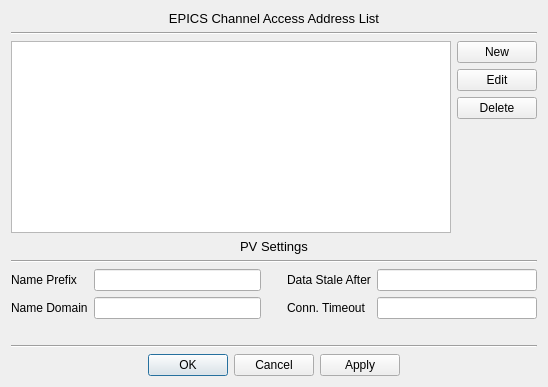
<?xml version="1.0" encoding="UTF-8"?>
<ui version="4.0">
 <class>CASettings</class>
 <widget class="QDialog" name="CASettings">
  <property name="geometry">
   <rect>
    <x>0</x>
    <y>0</y>
    <width>548</width>
    <height>387</height>
   </rect>
  </property>
  <property name="font">
   <font>
    <pointsize>9</pointsize>
    <weight>50</weight>
    <bold>false</bold>
    <underline>false</underline>
   </font>
  </property>
  <property name="windowTitle">
   <string>Channel Access Settings</string>
  </property>
  <layout class="QVBoxLayout" name="verticalLayout_5">
   <item>
    <layout class="QVBoxLayout" name="verticalLayout_2">
     <item>
      <widget class="QLabel" name="addressListLabel">
       <property name="font">
        <font>
         <pointsize>10</pointsize>
         <weight>50</weight>
         <bold>false</bold>
         <underline>false</underline>
        </font>
       </property>
       <property name="text">
        <string>EPICS Channel Access Address List</string>
       </property>
       <property name="alignment">
        <set>Qt::AlignCenter</set>
       </property>
      </widget>
     </item>
     <item>
      <widget class="Line" name="line_3">
       <property name="orientation">
        <enum>Qt::Horizontal</enum>
       </property>
      </widget>
     </item>
     <item>
      <layout class="QHBoxLayout" name="horizontalLayout">
       <item>
        <widget class="QListWidget" name="addressList">
         <property name="whatsThis">
          <string>List of addresses for the EPICS_CA_ADDR_LIST environment variable.</string>
         </property>
         <property name="alternatingRowColors">
          <bool>true</bool>
         </property>
        </widget>
       </item>
       <item>
        <layout class="QVBoxLayout" name="verticalLayout">
         <item>
          <widget class="QPushButton" name="newAddress">
           <property name="toolTip">
            <string>Add a new address.</string>
           </property>
           <property name="whatsThis">
            <string>Add a new address.</string>
           </property>
           <property name="text">
            <string>New</string>
           </property>
          </widget>
         </item>
         <item>
          <widget class="QPushButton" name="editAddress">
           <property name="toolTip">
            <string>Edit the currently selected address.</string>
           </property>
           <property name="whatsThis">
            <string>Edit the selected address from the list.</string>
           </property>
           <property name="text">
            <string>Edit</string>
           </property>
          </widget>
         </item>
         <item>
          <widget class="QPushButton" name="deleteAddress">
           <property name="toolTip">
            <string>Delete the currently selected address.</string>
           </property>
           <property name="whatsThis">
            <string>Delete the selected address.</string>
           </property>
           <property name="text">
            <string>Delete</string>
           </property>
          </widget>
         </item>
         <item>
          <spacer name="verticalSpacer">
           <property name="orientation">
            <enum>Qt::Vertical</enum>
           </property>
           <property name="sizeHint" stdset="0">
            <size>
             <width>20</width>
             <height>40</height>
            </size>
           </property>
          </spacer>
         </item>
        </layout>
       </item>
      </layout>
     </item>
    </layout>
   </item>
   <item>
    <layout class="QVBoxLayout" name="verticalLayout_4">
     <item>
      <widget class="QLabel" name="addressListLabel_2">
       <property name="font">
        <font>
         <pointsize>10</pointsize>
         <weight>50</weight>
         <bold>false</bold>
         <underline>false</underline>
        </font>
       </property>
       <property name="text">
        <string>PV Settings</string>
       </property>
       <property name="alignment">
        <set>Qt::AlignCenter</set>
       </property>
      </widget>
     </item>
     <item>
      <widget class="Line" name="line_2">
       <property name="orientation">
        <enum>Qt::Horizontal</enum>
       </property>
      </widget>
     </item>
     <item>
      <layout class="QHBoxLayout" name="horizontalLayout_3">
       <item>
        <layout class="QFormLayout" name="formLayout">
         <item row="0" column="0">
          <widget class="QLabel" name="pVPrefixLabel">
           <property name="text">
            <string>Name Prefix</string>
           </property>
          </widget>
         </item>
         <item row="0" column="1">
          <widget class="QLineEdit" name="pVPrefixLineEdit">
           <property name="whatsThis">
            <string>The PV PREFIX</string>
           </property>
          </widget>
         </item>
         <item row="1" column="0">
          <widget class="QLabel" name="pVDomainLabel">
           <property name="text">
            <string>Name Domain</string>
           </property>
          </widget>
         </item>
         <item row="1" column="1">
          <widget class="QLineEdit" name="pVDomainLineEdit">
           <property name="whatsThis">
            <string>The PV DOMAIN</string>
           </property>
          </widget>
         </item>
        </layout>
       </item>
       <item>
        <spacer name="horizontalSpacer">
         <property name="orientation">
          <enum>Qt::Horizontal</enum>
         </property>
         <property name="sizeType">
          <enum>QSizePolicy::Fixed</enum>
         </property>
         <property name="sizeHint" stdset="0">
          <size>
           <width>20</width>
           <height>20</height>
          </size>
         </property>
        </spacer>
       </item>
       <item>
        <layout class="QFormLayout" name="formLayout_2">
         <item row="0" column="0">
          <widget class="QLabel" name="pVDataStaleLabel">
           <property name="text">
            <string>Data Stale After</string>
           </property>
          </widget>
         </item>
         <item row="0" column="1">
          <widget class="QLineEdit" name="pVDataStaleLineEdit">
           <property name="maximumSize">
            <size>
             <width>16777215</width>
             <height>16777215</height>
            </size>
           </property>
           <property name="whatsThis">
            <string>The time, in seconds, after which a PV's data will be considered stale and no longer added to measurements, until the next update from Channel Access.</string>
           </property>
          </widget>
         </item>
         <item row="1" column="0">
          <widget class="QLabel" name="pVConnTimeoutLabel">
           <property name="text">
            <string>Conn. Timeout</string>
           </property>
          </widget>
         </item>
         <item row="1" column="1">
          <widget class="QLineEdit" name="pVConnTimeoutLineEdit">
           <property name="maximumSize">
            <size>
             <width>16777215</width>
             <height>16777215</height>
            </size>
           </property>
           <property name="whatsThis">
            <string>How many seconds to wait for a PV to connect, default is 2.</string>
           </property>
          </widget>
         </item>
        </layout>
       </item>
      </layout>
     </item>
    </layout>
   </item>
   <item>
    <widget class="QLabel" name="message">
     <property name="maximumSize">
      <size>
       <width>16777215</width>
       <height>30</height>
      </size>
     </property>
     <property name="font">
      <font>
       <pointsize>9</pointsize>
       <weight>75</weight>
       <bold>true</bold>
      </font>
     </property>
     <property name="text">
      <string/>
     </property>
     <property name="alignment">
      <set>Qt::AlignCenter</set>
     </property>
     <property name="wordWrap">
      <bool>true</bool>
     </property>
    </widget>
   </item>
   <item>
    <widget class="Line" name="line">
     <property name="orientation">
      <enum>Qt::Horizontal</enum>
     </property>
    </widget>
   </item>
   <item>
    <widget class="QDialogButtonBox" name="buttonBox">
     <property name="sizePolicy">
      <sizepolicy hsizetype="Expanding" vsizetype="Fixed">
       <horstretch>0</horstretch>
       <verstretch>0</verstretch>
      </sizepolicy>
     </property>
     <property name="minimumSize">
      <size>
       <width>0</width>
       <height>0</height>
      </size>
     </property>
     <property name="maximumSize">
      <size>
       <width>16777215</width>
       <height>40</height>
      </size>
     </property>
     <property name="whatsThis">
      <string/>
     </property>
     <property name="orientation">
      <enum>Qt::Horizontal</enum>
     </property>
     <property name="standardButtons">
      <set>QDialogButtonBox::Apply|QDialogButtonBox::Cancel|QDialogButtonBox::Ok</set>
     </property>
     <property name="centerButtons">
      <bool>true</bool>
     </property>
    </widget>
   </item>
  </layout>
 </widget>
 <resources/>
 <connections/>
</ui>
